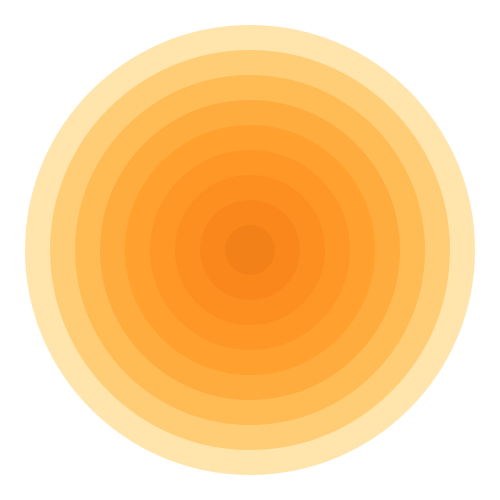
Frame 1 (no input)
Frame 60 (the mouse pressed at the canvas centre just before this capture): identical to frame 1, image omitted
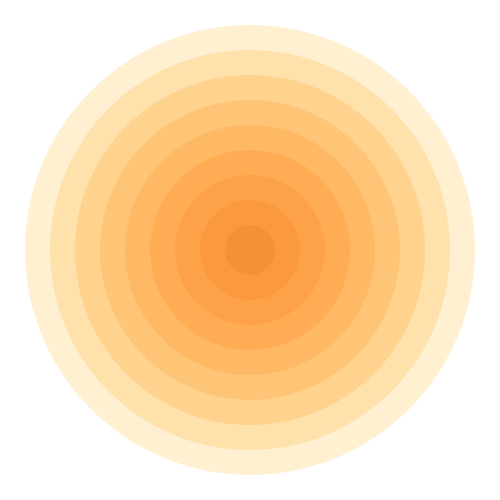
Frame 120 (the mouse held since frame 60 and released just before this capture)

The Processing sketch that drew these frames (run headless with seeded random() and noise(); from frame 60 on, the mouse is pressed at the canvas centre):

// Processing sketch: processing_66849
// ── processing_66849.pde

void setup() {
  size(500, 500);
  noFill();
  noStroke();
  smooth();
}

void draw() {

  background(255);
  
  //if the mouse is on the left side of the canvas
  if (mouseX < width/2 && mouseY >  height/2) {
    for (int i = 0; i < 10; i++) {
        fill(30*i, i*40, 20,50);
        ellipse(width/2, height/2, i*50, i*50);
    }
  }

  //if the mouse is on the right side of the canvas
  else {
    for (int j = 0; j < 10; j++) {
        fill(80*j, j*20, 20,50);
        ellipse(width/2, height/2, j*50, j*50);
    }
    //if the mouse is on the right side and the top
    if (mouseY<height/2) {
      for (int j = 0; j < 10; j++) {
        fill(80*j, j*20, 20,50);
        ellipse(width/2, height/2, j*50, j*50);
        }
      }
    }
  }
